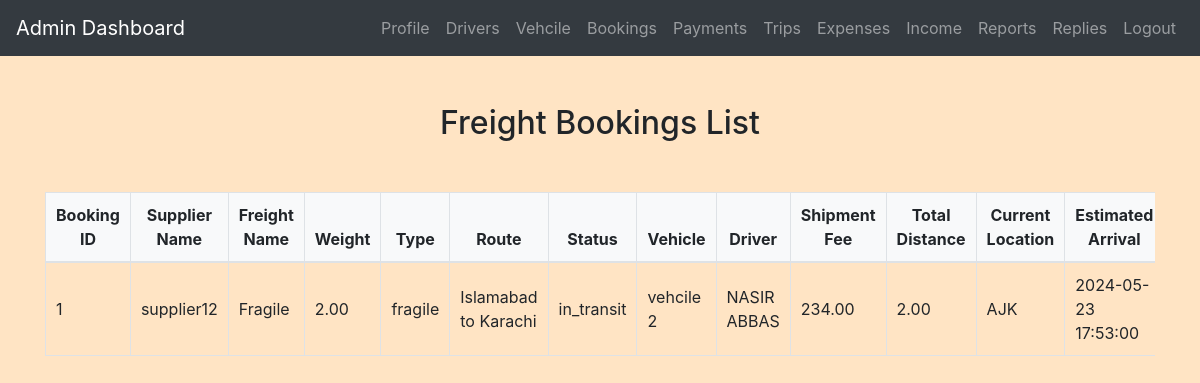
Screenshot of /admin/view_bookings.php (signed in) with the database file from the repository.
### tables this page shows
CREATE TABLE `freight_bookings` (
  `booking_id` int(11) NOT NULL,
  `user_id` int(11) NOT NULL,
  `freight_name` varchar(255) NOT NULL,
  `weight` decimal(10,2) NOT NULL,
  `type` enum('fragile','non-fragile') NOT NULL,
  `route` varchar(255) NOT NULL,
  `status` enum('pending','approved','disapproved','in_transit','delivered','delayed') DEFAULT 'pending',
  `vehicle_id` int(11) DEFAULT NULL,
  `driver_id` int(11) DEFAULT NULL,
  `shipment_fee` decimal(10,2) DEFAULT NULL,
  `total_distance` decimal(10,2) DEFAULT NULL,
  `current_location` varchar(255) DEFAULT NULL,
  `estimated_arrival` datetime DEFAULT NULL
);

CREATE TABLE `users` (
  `id` int(11) NOT NULL,
  `username` varchar(50) NOT NULL,
  `password` varchar(255) NOT NULL,
  `email` varchar(100) NOT NULL,
  `phone` varchar(20) NOT NULL,
  `age` int(11) DEFAULT NULL
);

CREATE TABLE `vehicles` (
  `vehicle_id` int(11) NOT NULL,
  `brand` varchar(255) NOT NULL,
  `model` varchar(255) NOT NULL,
  `license_no` varchar(255) NOT NULL,
  `registration_date` date NOT NULL
);

CREATE TABLE `drivers` (
  `driver_id` int(11) NOT NULL,
  `name` varchar(255) NOT NULL,
  `age` int(11) NOT NULL,
  `address` varchar(255) NOT NULL,
  `contact` varchar(255) NOT NULL,
  `email` varchar(255) NOT NULL,
  `license_no` varchar(255) NOT NULL,
  `routes` text NOT NULL
);

### admin/view_bookings.php (the view, shortened to what this page needs)
<?php
include('config.php');
$sql = "SELECT fb.booking_id, fb.user_id, u.username, fb.freight_name, fb.weight, fb.type, fb.route, fb.status,
               fb.vehicle_id, v.brand AS vehicle_brand, fb.driver_id, d.name AS driver_name,
               fb.shipment_fee, fb.total_distance, fb.current_location, fb.estimated_arrival
        FROM Freight_Bookings fb
        LEFT JOIN Vehicles v ON fb.vehicle_id = v.vehicle_id
        LEFT JOIN Drivers d ON fb.driver_id = d.driver_id
        LEFT JOIN Users u ON fb.user_id = u.id";
$result = $conn->query($sql);
?>
<!DOCTYPE html>
<html>
<head>
    <link rel="stylesheet" href="https://maxcdn.bootstrapcdn.com/bootstrap/4.5.2/css/bootstrap.min.css">
    <link rel="stylesheet" href="../css/style.css">
</head>
<body>
<?php include('admin_navbar.php'); ?>
<div class="container mt-5">
    <h2>Freight Bookings List</h2>
    <div class="table-responsive">
    <table class="table table-bordered">
        <thead>
            <tr>
                <th>Booking ID</th>
                <th>Supplier Name</th>
                <th>Freight Name</th>
                <th>Weight</th>
                <th>Type</th>
                <th>Route</th>
                <th>Status</th>
                <th>Vehicle</th>
                <th>Driver</th>
                <th>Shipment Fee</th>
                <th>Total Distance</th>
                <th>Current Location</th>
                <th>Estimated Arrival</th>
            </tr>
        </thead>
        <tbody>
            <?php
            if ($result->num_rows > 0) {
                while($row = $result->fetch_assoc()) {
                    echo "<tr>
                        <td>{$row['booking_id']}</td>
                        <td>{$row['username']}</td>
                        <td>{$row['freight_name']}</td>
                        <td>{$row['weight']}</td>
                        <td>{$row['type']}</td>
                        <td>{$row['route']}</td>
                        <td>{$row['status']}</td>
                        <td>{$row['vehicle_brand']}</td>
                        <td>{$row['driver_name']}</td>
                        <td>{$row['shipment_fee']}</td>
                        <td>{$row['total_distance']}</td>
                        <td>{$row['current_location']}</td>
                        <td>{$row['estimated_arrival']}</td>
                        <td>
                            <button class='btn btn-primary btn-sm' data-toggle='modal' data-target='#editModal'
                                    data-id='{$row['booking_id']}' data-status='{$row['status']}'
                                    data-vehicle-id='{$row['vehicle_id']}' data-driver-id='{$row['driver_id']}'
                                    data-shipment-fee='{$row['shipment_fee']}' data-total-distance='{$row['total_distance']}'
                                    data-current-location='{$row['current_location']}' data-estimated-arrival='{$row['estimated_arrival']}'>Edit</button>
                        </td>
                    </tr>";
                }
            } else {
                echo "<tr><td colspan='14'>No bookings found</td></tr>";
            }
            ?>
        </tbody>
    </table>
</div>
</body>
</html>

### css/style.css (style rules this page uses)
body { background-color: bisque; }
h1, h2, h3, h4 { text-align: center; margin-top: 30px; margin-bottom: 30px; }
.table { width: 100%; border-collapse: collapse; margin-top: 20px; }
.table th, .table td { padding: 10px; border: 1px solid #dee2e6; }
.table thead th { background-color: #f8f9fa; font-weight: bold; text-align: center; }
.table tbody td { vertical-align: middle; }

### rows the page displays
freight_bookings: booking_id "1", user.username "supplier12", freight_name "Fragile", weight "2.00", type "fragile", route "Islamabad to Karachi", status "in_transit", vehicle.brand "vehcile 2", driver.name "NASIR ABBAS", shipment_fee "234.00", total_distance "2.00", current_location "AJK", estimated_arrival "2024-05-23 17:53:00"
